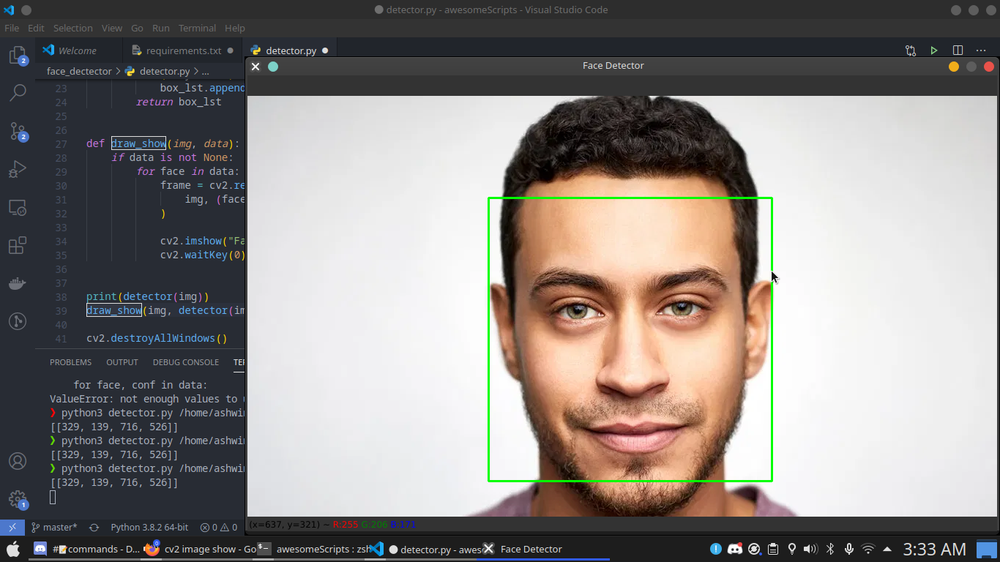
#> input picture face_dectector/sample.png, 1000 x 562 px, shrunk from 1366 x 768 before the run
$ python detector.py sample.png
#> lines starting #> are read from the running program, lines starting #| are printed output that depends on the picture
import cv2  # Image reading and detecting face
import argparse  # Argument Parsing

# Configuring Parser
parser = argparse.ArgumentParser()
parser.add_argument("img_path", help="Path to image")
args = parser.parse_args()


img = cv2.imread(args.img_path)  # Read Image
#> img is the input picture: shape (562, 1000, 3); mean B, G, R 132.3, 134.8, 139.6


def detector(img):
    grey_img = cv2.cvtColor(
        img, cv2.COLOR_BGR2GRAY
    )  # Convert Color Image into Black White Image for Processing
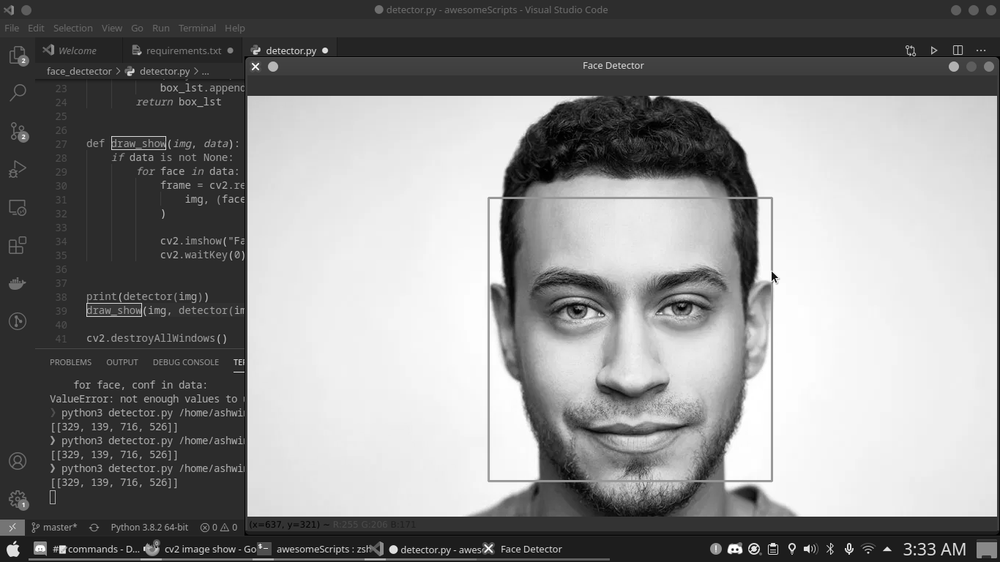
#> grey_img: shape (562, 1000); min 0, max 255, mean 136

    haar_cascades = cv2.CascadeClassifier(
        cv2.data.haarcascades + "haarcascade_frontalface_default.xml"  # Load Detectors
    )
    detected_img = haar_cascades.detectMultiScale(grey_img, 1.3, 5)  # Detect
#> detected_img = [[483, 193, 303, 303]]

    box_lst = []


    if detected_img is not None:
        for (x, y, w, h) in detected_img:
            box_lst.append([x, y, w + x, h + y])
#> this loop made 1 pass
#> after the loop, box_lst = [[483, 193, 786, 496]]
#| [[483, 193, 786, 496]]
#> the loop in detector (call 2), `for (x, y, w, h) in detected_img:` made 1 pass
        return box_lst  # Return Data


def draw_show(img, data):
    if data is not None:
        for face in data:
            frame = cv2.rectangle(
                img, (face[0], face[1]), (face[2], face[3]), (0, 255, 0), 2
            )

            cv2.imshow("Face Detector", frame)  # Show Processed image with bounding box
            cv2.waitKey(0)  # Wait for a key to close
#> this loop made 1 pass


print(detector(img))
draw_show(img, detector(img))
